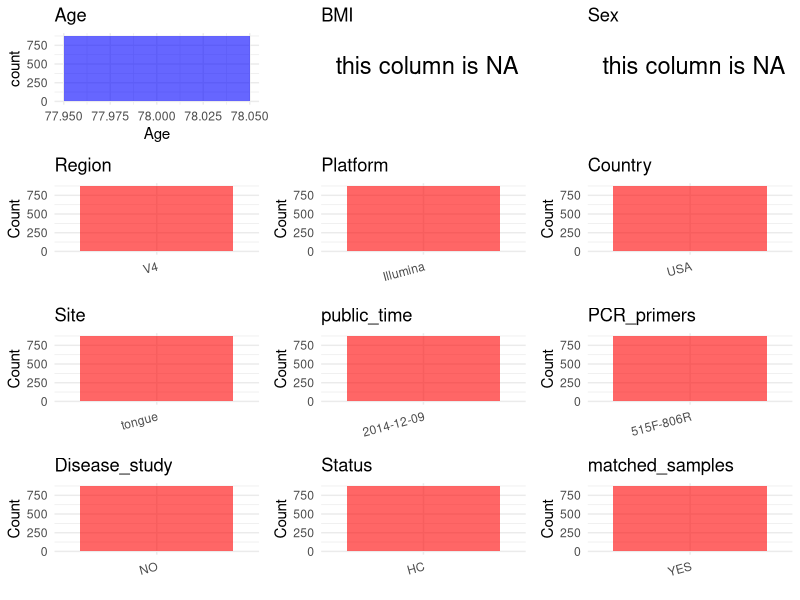

This figure's R source: (Note: this script raises an error after producing the figure.)
## ---- chunk 1
# Load necessary libraries
library(dplyr)
library(ggplot2)
library(cowplot)

# Set working directory (update this path to your local directory)
setwd("D:/oral_project/PRJEB5726")

# Read the initial metadata files
initial_meta<-read.csv("SraRunTable.csv",header = T)

# Combine the two metadata files
#meta <- rbind(initial_meta, initial_meta1)

#Remove entries non-oral samples
#initial_meta <- subset(initial_meta,isolate %in% c("saliva","tongue coat"))
initial_meta <- initial_meta[initial_meta$Organism != "metagenomes", ]
# Check the number of samples containing "HT" in Sample.Name (e.g., healthy controls)
#nrow(subset(meta, grepl("HT", Sample.Name)))

# Display the first few rows of the metadata
head(initial_meta)
## ---- chunk 2
# Create a uniform metadata dataframe
metadata <- data.frame(
  BioProject = initial_meta$BioProject,
  Run = initial_meta$Run,
  sample_name = initial_meta$host_subject_id,
  Age = initial_meta$age_unit,
  BMI = NA,
  Sex = NA,
  Region = initial_meta$target_subfragment..exp.,
  Platform = initial_meta$platform..exp.,
  Country = initial_meta$geo_loc_name_country,
  Site = "tongue",
  public_time = "2014-12-09",
  PCR_primers = "515F-806R",
  stringsAsFactors = FALSE
)
## ---- chunk 3
# Add information obtained from the publication
metadata$title <- "Temporal variability is a personalized feature of the human microbiome"
metadata$Disease_study <- "NO"
# Assign disease status based on sample_name patterns
metadata$Status <- "HC"

#extract subject id by remove prefix of sample_name
metadata$sample_name <- gsub("T", "", metadata$sample_name)

# Check initial data distribution
cat("Initial sample distribution:\n")
table(metadata$sample_name)
table(metadata$Site)

# Calculate sampling frequency per subject
sample_counts <- table(metadata$sample_name)
cat("\nNumber of samples per subject:\n")
print(sample_counts)

# Create matched_samples column
metadata$matched_samples <- ifelse(metadata$sample_name %in% names(sample_counts[sample_counts >= 2]), "YES", "NO")

cat("\nMatched samples distribution:\n")
table(metadata$matched_samples)

# Identify samples for removal: single samples excluding saliva and tongue coat
single_samples <- names(sample_counts[sample_counts == 1])
samples_to_remove <- metadata$sample_name %in% single_samples & 
                     !(metadata$Site %in% c("saliva", "tongue coat"))

cat("\nNumber of samples to be removed:", sum(samples_to_remove), "\n")

# Remove identified samples
metadata_clean <- metadata[!samples_to_remove, ]

cat("\nFinal sample distribution after cleaning:\n")
table(metadata_clean$sample_name)
table(metadata_clean$Site)
table(metadata_clean$matched_samples)

# Use cleaned dataset for subsequent analysis
metadata <- metadata_clean
## ---- chunk 4
# Check the number of unique runs and sample names
print(paste("Number of unique runs:", length(unique(metadata$Run))))
print(paste("Number of unique sample names:", length(unique(metadata$sample_name))))
## ---- chunk 5
# Select columns for visualization
plot_data <- metadata %>%
  select(-BioProject, -Run, -sample_name, -title)

# Function to create simple plots for each column
create_simple_plots <- function(data) {
  plots <- list()
  
  for (col in colnames(data)) {
    # Check if the column is all NA
    if (all(is.na(data[[col]]))) {
      # Create an empty plot with text indicating all NA
      p <- ggplot() +
        annotate("text", x = 0.5, y = 0.5, label = "this column is NA", size = 6) +
        labs(title = col) +
        theme_void()
    } else if (is.numeric(data[[col]])) {
      # Numeric variable: histogram
      p <- ggplot(data, aes(x = .data[[col]])) +
        geom_histogram(fill = "blue", alpha = 0.6, bins = 20, na.rm = TRUE) +
        labs(title = col) +
        theme_minimal()
    } else {
      # Categorical variable: bar plot (remove NA values)
      count_data <- as.data.frame(table(data[[col]], useNA = "ifany"))
      p <- ggplot(count_data, aes(x = reorder(Var1, -Freq), y = Freq)) +
        geom_col(fill = "red", alpha = 0.6) +
        labs(title = col, x = NULL, y = "Count") +
        theme_minimal() +
        theme(axis.text.x = element_text(angle = 15, hjust = 1))
    }
    plots[[col]] <- p
  }
  
  return(plots)
}

# Generate and arrange plots
plots <- create_simple_plots(plot_data)
p<-plot_grid(plots$Age, 
          plots$BMI, 
          plots$Sex, 
          plots$Region, 
          plots$Platform, 
          plots$Country, 
          plots$Site,
          plots$public_time, 
          plots$PCR_primers,
          plots$Disease_study,
          plots$Status,
          plots$matched_samples,# add 
          ncol = 3, align = "hv", axis = "lb")
ggsave("Metadata_Summary.png", plot = p, width = 8, height = 6, dpi = 150)
## ---- chunk 6
knitr::include_graphics("Metadata_Summary.png")
## ---- chunk 7
# Reorder columns to match the desired format
metadata <- metadata[, c(
  "BioProject", "Run", "sample_name", "Age", "BMI", "Sex", 
  "Region", "Platform", "Country", "Site", "public_time", 
  "PCR_primers", "title", "Disease_study", "Status","matched_samples"
)]

# Export the uniform metadata to a CSV file
write.csv(metadata, file = "metadata.csv", quote = FALSE)
head(metadata)
